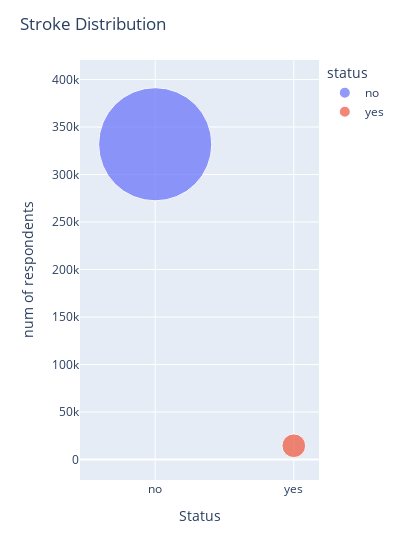

Write notebook code for a chart like this one.
### Markdown cell above
This column contain data about respondents, wether if they have had a stroke or not? :

| Code | Description  |
|------|--------------|
| 1    | Yes          |
| 2    | No           |
| 7    | Not sure     |
| 9    | Missing      |

Get rid of rows that contain 7,9 as responses

### Code cell
# Remove rows with 7,9 as responses
BRFSS_V2 = BRFSS_V2[BRFSS_V2['CVDSTRK3'] != 7]
BRFSS_V2 = BRFSS_V2[BRFSS_V2['CVDSTRK3'] != 9]

# Add new column to table
BRFSS_V2['stroke'] = BRFSS_V2['CVDSTRK3'].astype('int')

# Map vals for visualisation purposes
stroke_map = {1:'yes', 2:'no'}
stroke_dist = BRFSS_V2['stroke'].map(stroke_map)
stroke_dist = stroke_dist.value_counts().reset_index()
stroke_dist.columns = ['status', 'count']

# Create bubble chart
fig = px.scatter(stroke_dist, x='status', y='count', size='count', color='status',
                 hover_name='status', size_max=80)

fig.update_layout(title='Stroke Distribution', xaxis_title='Status', yaxis_title='num of respondents', width=400)
fig.show()

### Figure 1 — Plotly figure (JSON) as saved in the notebook; plotly's stock layout.template omitted (floating-point values rounded to 4 significant figures)
{"data": [{"hovertemplate": "<b>%{hovertext}</b><br><br>status=%{x}<br>count=%{marker.size}<extra></extra>", "hovertext": ["no"], "legendgroup": "no", "marker": {"color": "#636efa", "size": [331841], "sizemode": "area", "sizeref": 51.85, "symbol": "circle"}, "mode": "markers", "name": "no", "orientation": "v", "showlegend": true, "type": "scatter", "x": ["no"], "xaxis": "x", "y": [331841], "yaxis": "y"}, {"hovertemplate": "<b>%{hovertext}</b><br><br>status=%{x}<br>count=%{marker.size}<extra></extra>", "hovertext": ["yes"], "legendgroup": "yes", "marker": {"color": "#EF553B", "size": [14561], "sizemode": "area", "sizeref": 51.85, "symbol": "circle"}, "mode": "markers", "name": "yes", "orientation": "v", "showlegend": true, "type": "scatter", "x": ["yes"], "xaxis": "x", "y": [14561], "yaxis": "y"}], "layout": {"legend": {"itemsizing": "constant", "title": {"text": "status"}, "tracegroupgap": 0}, "margin": {"t": 60}, "title": {"text": "Stroke Distribution"}, "width": 400, "xaxis": {"anchor": "y", "categoryarray": ["no", "yes"], "categoryorder": "array", "domain": [0, 1], "title": {"text": "Status"}}, "yaxis": {"anchor": "x", "domain": [0, 1], "title": {"text": "num of respondents"}}}}
